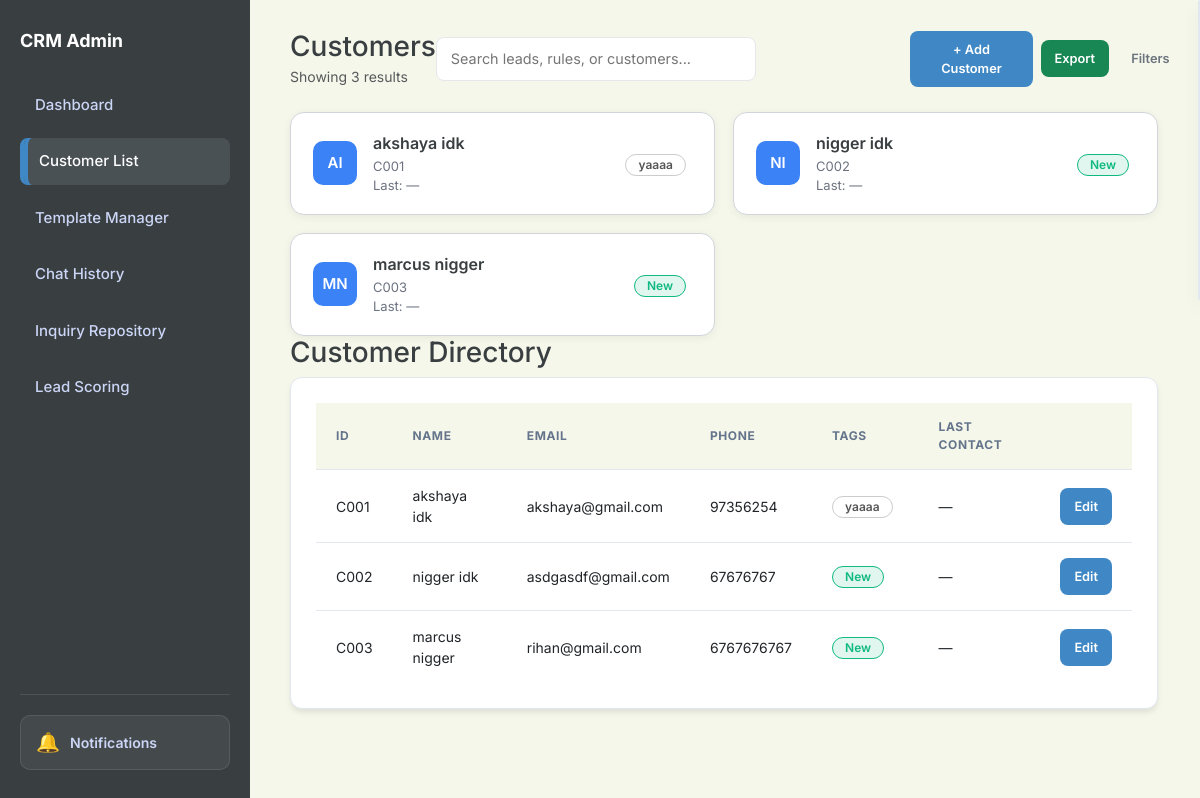
Page /customers on the committed database.
### app.py (models this page shows)
class Customer(db.Model):
    id = db.Column(db.Integer, primary_key=True)
    name = db.Column(db.String(100), nullable=False)
    email = db.Column(db.String(120), unique=True)
    phone = db.Column(db.String(20))
    location = db.Column(db.String(100))
    assigned_staff = db.Column(db.String(100))
    status = db.Column(db.String(50), default="Active")
    tags = db.Column(db.String(200)) # Stored as "VIP,New,Returning"
    notes = db.Column(db.Text)
    last_contact = db.Column(db.String(50))

### app.py (the view)
@app.route('/customers')
def customers():
    tag_colors = {
        'VIP': '#f59e0b',
        'New': '#10b981',
        'Returning': '#3b82f6',
        'Hot Lead': '#ef4444',
        'Cold Lead': '#6b7280',
        'Premium': '#8b5cf6',
        'Enterprise': '#ec4899'
    }
    all_customers_for_tags = Customer.query.all()
    tags_inventory = {}
    for c in all_customers_for_tags:
        if c.tags:
            for tag in c.tags.split(','):
                tag = tag.strip()
                if tag and tag not in tags_inventory:
                    tags_inventory[tag] = tag_colors.get(tag, '#94a3b8')
    selected_tags = request.args.getlist('tags')
    last_contact_filter = request.args.get('last_contact', '')
    page = request.args.get('page', 1, type=int)
    per_page = 12
    query = Customer.query
    if selected_tags:
        tag_filters = []
        for tag in selected_tags:
            tag_filters.append(Customer.tags.like(f'%{tag}%'))
        query = query.filter(or_(*tag_filters))
    if last_contact_filter:
        query = query.filter(Customer.last_contact == last_contact_filter)
    pagination = query.paginate(page=page, per_page=per_page, error_out=False)
    customers_list = pagination.items
    all_customers = Customer.query.all()
    return render_template(
        'customer-list.html',
        customers=customers_list,
        pagination=pagination,
        tags_inventory=tags_inventory,
        tag_colors=tag_colors,
        selected_tags=selected_tags,
        last_contact_filter=last_contact_filter,
        all_customers=all_customers
    )

### app.py (called while the page is built)
@app.context_processor
def inject_search_data():
    customers = Customer.query.all()
    inquiries = Inquiry.query.all()
    rules = Rule.query.all()
    templates = AutoReplyTemplate.query.all()
    faqs = FAQ.query.all()
    search_seed = []
    for c in customers:
        search_seed.append({"display": c.name, "category": "Customer", "page": "/customers"})
    for i in inquiries:
        search_seed.append({"display": f"Inquiry: {i.customer}", "category": "Inquiry", "page": f"/inquiry/{i.id}"})
    for r in rules:
        search_seed.append({"display": r.name, "category": "Rule", "page": "/scoring"})
    for t in templates:
        search_seed.append({"display": t.title, "category": "Template", "page": "/templates-manager"})
    for f in faqs:
        search_seed.append({"display": f.question, "category": "FAQ", "page": "/templates-manager"})
    return dict(search_seed=search_seed)

### templates/customer-list.html (shortened to what this page needs)
<!DOCTYPE html>
<html lang="en">
<head>
    <link href="https://cdn.jsdelivr.net/npm/bootstrap@5.3.0/dist/css/bootstrap.min.css" rel="stylesheet">
    <link rel="stylesheet" href="{{ url_for('static', filename='style.css') }}">
</head>
<body id="page-customers">
    <aside class="sidebar">
        <h2>CRM Admin</h2>
        <a href="/dashboard" class="nav-link nav-dashboard">Dashboard</a>
        <a href="/customers" class="nav-link nav-customers active">Customer List</a>
        <a href="/templates-manager" class="nav-link nav-templates">Template Manager</a>
        <a href="/history" class="nav-link nav-history">Chat History</a>
        <a href="/repository" class="nav-link nav-repository">Inquiry Repository</a>
        <a href="/scoring" class="nav-link nav-scoring">Lead Scoring</a>
    </aside>
    <main class="main">
        <div class="d-flex justify-content-between align-items-center mb-4">
            <div>
                <h1 class="h3 mb-0">Customers</h1>
                <small class="text-muted">
                    Showing {{ pagination.total }} results
                </small>
            </div>
            <div class="d-flex gap-2 align-items-center">
                <div class="search-container position-relative">
                    <input id="taskbarSearch" class="taskbar-search" autocomplete="off"
                        placeholder="Search leads, rules, or customers...">
                </div>
                <button class="btn btn-primary btn-sm" data-bs-toggle="modal" data-bs-target="#addCustomerModal">
                    + Add Customer
                </button>
                <a href="{{ url_for('export_customers') }}" class="btn btn-success btn-sm">
                    Export
                </a>
                <button class="btn btn-outline-secondary btn-sm" data-bs-toggle="modal" data-bs-target="#filterModal">
                    Filters
                </button>
            </div>
        </div>
        <div class="customer-grid">
            {% for c in customers %}
            <a href="{{ url_for('customer_profile', id=c.id) }}" class="card-link">
                <div class="customer-card">
                    <div class="customer-left">
                        {% set parts = c.name.strip().split() %}
                        <div class="avatar-circle">
                            {{ parts[0][0]|upper }}{% if parts|length > 1 %}{{ parts[-1][0]|upper }}{% endif %}
                        </div>
                        <div class="customer-info">
                            <div class="customer-name">{{ c.name }}</div>
                            <div class="customer-id">C{{ "%03d"|format(c.id) }}</div>
                            <div class="customer-last">Last: {{ c.last_contact or "—" }}</div>
                        </div>
                    </div>
                    <div class="customer-tag">
                        {% if c.tags %}
                        {% set tag_list = c.tags.split(',') | map('trim') | reject('equalto','') | list %}
                        {% if tag_list %}
                        {% set first_tag = tag_list[0] %}
                        <span class="tag" style="background: {{ tag_colors.get(first_tag, '#ccc') }}20;
                             color: {{ tag_colors.get(first_tag, '#555') }};
                             border: 1px solid {{ tag_colors.get(first_tag, '#ccc') }};">
                            {{ first_tag }}
                        </span>
                        {% endif %}
                        {% endif %}
                    </div>
                </div>
            </a>
            {% endfor %}
        </div>
        <h3 class="section-title">Customer Directory</h3>
        <div class="card">
            <table>
                <thead>
                    <tr>
                        <th>ID</th>
                        <th>Name</th>
                        <th>Email</th>
                        <th>Phone</th>
                        <th>Tags</th>
                        <th>Last Contact</th>
                        <th></th>
                    </tr>
                </thead>
                <tbody>
                    {% for c in all_customers %}
                    <tr>
                        <td>C{{ "%03d"|format(c.id) }}</td>
                        <td>{{ c.name }}</td>
                        <td>{{ c.email }}</td>
                        <td>{{ c.phone }}</td>
                        <td>
                            {% if c.tags %}
                            {% for tag in c.tags.split(',') %}
                            <span class="tag" style="background: {{ tag_colors.get(tag, '#ccc') }}20;
               color: {{ tag_colors.get(tag, '#555') }};
               border:1px solid {{ tag_colors.get(tag, '#ccc') }};">
                                {{ tag }}
                            </span>
                            {% endfor %}
                            {% endif %}
                        </td>
                        <td>{{ c.last_contact or "—" }}</td>
                        <td>
                            <a href="/customer/{{ c.id }}/edit" class="btn btn-blue btn-sm">Edit</a>
                        </td>
                    </tr>
                    {% endfor %}
                </tbody>
            </table>
        </div>
    </main>
</body>
</html>

### static/style.css (style rules this page uses)
:root { --blue: #3F88C5; --red: #E94F37; --green: #44BBA4; --gray: #64748b; --slate-900: #393E41; --slate-800: #4a5155; --border-radius: 12px; --bg-light: #F6F7EB; }
* { box-sizing: border-box; font-family: 'Inter', -apple-system, sans-serif; }
body { margin: 0; display: flex; background-color: var(--bg-light); color: var(--slate-900); height: 100vh; overflow: hidden; font-size: 16px; -webkit-font-smoothing: antialiased; }
.main { overflow-y: auto; overflow-x: visible !important; }
.sidebar { width: 250px; background: var(--slate-900); color: #fff; min-height: 100vh; padding: 30px 20px; flex-shrink: 0; }
.sidebar h2 { font-size: 18px; margin-bottom: 30px; font-weight: 700; color: #fff; }
.nav-link { display: block; padding: 12px 15px; color: #cbd5f5; text-decoration: none; border-radius: 8px; margin-bottom: 10px; font-size: 15px; font-weight: 500; transition: 0.2s; }
.nav-link:hover, .nav-link.active { background: var(--slate-800); color: #fff; box-shadow: inset 4px 0 0 #3F88C5; }
.main { flex: 1; padding: 30px 40px; overflow-y: auto; max-width: 1600px; margin: 0 auto; width: 100%; }
.card { background: white; padding: 25px; border-radius: var(--border-radius); box-shadow: 0 4px 6px -1px rgba(0, 0, 0, 0.1); border: 1px solid #e2e8f0; margin-bottom: 25px; }
table { width: 100%; border-collapse: collapse; }
th { text-align: left; padding: 15px 20px; background: var(--bg-light); color: var(--gray); font-size: 12px; text-transform: uppercase; letter-spacing: 0.05em; }
td { padding: 15px 20px; border-top: 1px solid #e2e8f0; font-size: 14px; }
.customer-grid { display: grid; grid-template-columns: repeat(auto-fill, minmax(420px, 1fr)); gap: 18px; margin-top: 20px; }
.card-link { text-decoration: none; color: inherit; }
.customer-card { display: flex; justify-content: space-between; align-items: center; background: #ffffff; border: 1px solid #d1d5db; border-radius: 14px; box-shadow: 0 2px 8px rgba(0, 0, 0, 0.06); padding: 18px 22px; transition: 0.2s ease; }
.customer-left { display: flex; align-items: center; gap: 16px; }
.avatar-circle { width: 44px; height: 44px; border-radius: 10px; background: #3b82f6; color: white; font-weight: 600; font-size: 15px; display: flex; align-items: center; justify-content: center; }
.customer-name { font-weight: 600; font-size: 16px; }
.customer-id { font-size: 13px; color: #6b7280; margin-top: 2px; }
.customer-last { font-size: 13px; color: #6b7280; }
.taskbar-search { width: 320px; padding: 10px 14px; border-radius: 8px; border: 1px solid #e5e7eb; }
.tag { display: inline-flex; align-items: center; padding: 4px 12px; border-radius: 999px; font-size: 12px; font-weight: 600; margin-right: 6px; white-space: nowrap; line-height: 1; }
input, textarea, select { width: 100%; padding: 10px; border: 1px solid #e2e8f0; border-radius: 6px; font-size: 0.9rem; outline: none; }
.btn { padding: 8px 14px; border: none; border-radius: 6px; cursor: pointer; font-size: 0.8rem; font-weight: 600; transition: 0.2s; text-decoration: none; display: inline-block; }
.btn-blue, .btn-primary { background: var(--blue); color: white; }
.btn { border-radius: 8px; padding: 9px 14px; font-weight: 600; }
.btn-blue { background: var(--blue); color: #fff; }
.sidebar { z-index: 1; }
#page-dashboard .nav-dashboard, #page-customers .nav-customers, #page-history .nav-history, #page-repository .nav-repository, #page-templates .nav-templates, #page-scoring .nav-scoring { background: var(--slate-800); color: #fff; border-left: 4px solid var(--blue); }
.search-container { width: 500px; display: flex; position: relative; }
.sidebar { display: flex; flex-direction: column; }

### rows in the picture
Customer: parts "A", parts "I", name "akshaya idk", id "001", last_contact "—", tags "yaaaa", email "akshaya@gmail.com", phone "97356254"
Customer: parts "N", parts "I", name "nigger idk", id "002", last_contact "—", tags "New", email "asdgasdf@gmail.com", phone "67676767"
Customer: parts "M", parts "N", name "marcus nigger", id "003", last_contact "—", tags "New", email "rihan@gmail.com", phone "6767676767"

### other values in the picture
{{ pagination.total }} "3"
